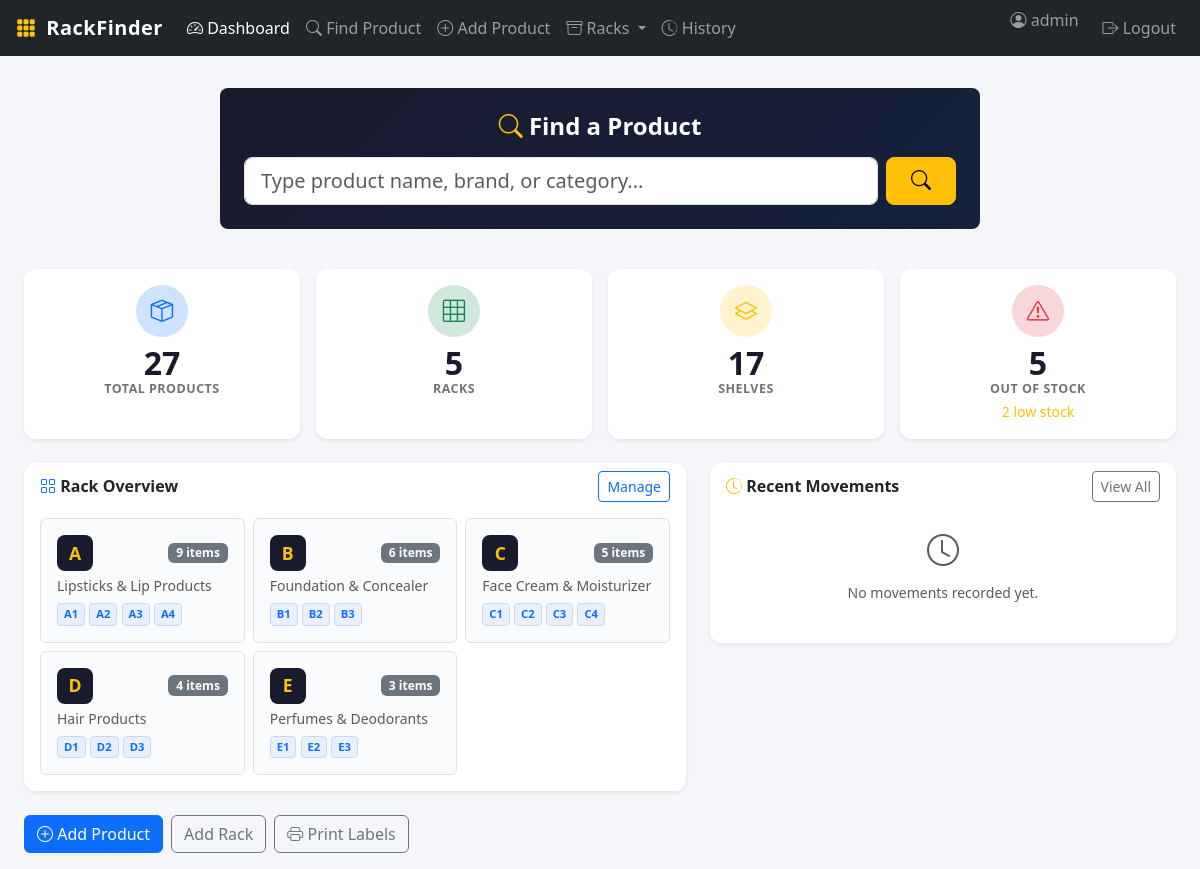
The app's page / (signed in) with its own data.
### racks/models.py (models this page shows, shortened)
class Rack(models.Model):
    name = models.CharField(max_length=10, unique=True, help_text="e.g. A, B, C")
    category = models.CharField(max_length=100, blank=True, help_text="e.g. Lipsticks, Foundations")
    description = models.TextField(blank=True)
    created_at = models.DateTimeField(auto_now_add=True)
    class Meta:
        ordering = ['name']
    @property
    def product_count(self):
        return self.products.count()

class Shelf(models.Model):
    rack = models.ForeignKey(Rack, on_delete=models.CASCADE, related_name='shelves')
    code = models.CharField(max_length=10, help_text="e.g. A1, A2")
    description = models.CharField(max_length=200, blank=True)
    created_at = models.DateTimeField(auto_now_add=True)
    class Meta:
        ordering = ['code']
        unique_together = ['rack', 'code']

### products/views.py (the view)
# urls.py: path('', views.dashboard, name='dashboard'),
@login_required
def dashboard(request):
    total_products = Product.objects.count()
    total_racks = Rack.objects.count()
    total_shelves = Shelf.objects.count()
    low_stock = Product.objects.filter(quantity__lte=3, quantity__gt=0).count()
    out_of_stock = Product.objects.filter(quantity=0).count()
    recent_movements = MovementLog.objects.select_related('product').order_by('-moved_at')[:8]
    racks = Rack.objects.prefetch_related('shelves', 'products').all()
    return render(request, 'dashboard.html', {
        'total_products': total_products,
        'total_racks': total_racks,
        'total_shelves': total_shelves,
        'low_stock': low_stock,
        'out_of_stock': out_of_stock,
        'recent_movements': recent_movements,
        'racks': racks,
    })

### templates/dashboard.html (shortened to what this page needs)
{% extends "base.html" %}
{% block content %}
<div class="row justify-content-center my-3">
    <div class="col-lg-8">
        <div class="search-hero p-4 rounded-3 bg-dark text-white text-center mb-4">
            <h4 class="mb-3 fw-bold">
                <i class="bi bi-search text-warning"></i> Find a Product
            </h4>
            <form action="{% url 'search' %}" method="get" class="d-flex gap-2">
                <input type="text" name="q" id="dashSearch"
                       class="form-control form-control-lg"
                       placeholder="Type product name, brand, or category..."
                       autocomplete="off">
                <button type="submit" class="btn btn-warning btn-lg px-4 fw-bold">
                    <i class="bi bi-search"></i>
                </button>
            </form>
        </div>
    </div>
</div>
<div class="row g-3 mb-4">
    <div class="col-6 col-md-3">
        <div class="stat-card card border-0 shadow-sm h-100">
            <div class="card-body text-center">
                <div class="stat-icon bg-primary-subtle text-primary rounded-circle mx-auto mb-2">
                    <i class="bi bi-box-seam"></i>
                </div>
                <div class="stat-number">{{ total_products }}</div>
                <div class="stat-label">Total Products</div>
            </div>
        </div>
    </div>
    <div class="col-6 col-md-3">
        <div class="stat-card card border-0 shadow-sm h-100">
            <div class="card-body text-center">
                <div class="stat-icon bg-success-subtle text-success rounded-circle mx-auto mb-2">
                    <i class="bi bi-grid-3x3"></i>
                </div>
                <div class="stat-number">{{ total_racks }}</div>
                <div class="stat-label">Racks</div>
            </div>
        </div>
    </div>
    <div class="col-6 col-md-3">
        <div class="stat-card card border-0 shadow-sm h-100">
            <div class="card-body text-center">
                <div class="stat-icon bg-warning-subtle text-warning rounded-circle mx-auto mb-2">
                    <i class="bi bi-layers"></i>
                </div>
                <div class="stat-number">{{ total_shelves }}</div>
                <div class="stat-label">Shelves</div>
            </div>
        </div>
    </div>
    <div class="col-6 col-md-3">
        <div class="stat-card card border-0 shadow-sm h-100">
            <div class="card-body text-center">
                <div class="stat-icon bg-danger-subtle text-danger rounded-circle mx-auto mb-2">
                    <i class="bi bi-exclamation-triangle"></i>
                </div>
                <div class="stat-number">{{ out_of_stock }}</div>
                <div class="stat-label">Out of Stock</div>
                {% if low_stock > 0 %}
                <small class="text-warning">{{ low_stock }} low stock</small>
                {% endif %}
            </div>
        </div>
    </div>
</div>
<div class="row g-4">
    <div class="col-lg-7">
        <div class="card border-0 shadow-sm">
            <div class="card-header bg-white border-0 pb-0 d-flex justify-content-between align-items-center">
                <h6 class="fw-bold mb-0"><i class="bi bi-grid text-primary"></i> Rack Overview</h6>
                <a href="{% url 'rack_list' %}" class="btn btn-sm btn-outline-primary">Manage</a>
            </div>
            <div class="card-body">
                {% if racks %}
                <div class="row g-2">
                    {% for rack in racks %}
                    <div class="col-6 col-md-4">
                        <div class="rack-mini-card p-3 rounded-2 border">
                            <div class="d-flex align-items-center justify-content-between mb-1">
                                <span class="rack-badge">{{ rack.name }}</span>
                                <span class="badge bg-secondary">{{ rack.product_count }} items</span>
                            </div>
                            {% if rack.category %}
                            <small class="text-muted d-block">{{ rack.category }}</small>
                            {% endif %}
                            <div class="mt-1">
                                {% for shelf in rack.shelves.all %}
                                <span class="shelf-chip">{{ shelf.code }}</span>
                                {% endfor %}
                            </div>
                        </div>
                    </div>
                    {% endfor %}
                </div>
                {% else %}
                <div class="text-center py-4 text-muted">
                    <i class="bi bi-grid" style="font-size:2rem;"></i>
                    <p class="mt-2">No racks yet. <a href="{% url 'rack_add' %}">Add your first rack</a></p>
                </div>
                {% endif %}
            </div>
        </div>
    </div>
    <div class="col-lg-5">
        <div class="card border-0 shadow-sm">
            <div class="card-header bg-white border-0 pb-0 d-flex justify-content-between align-items-center">
                <h6 class="fw-bold mb-0"><i class="bi bi-clock-history text-warning"></i> Recent Movements</h6>
                <a href="{% url 'movement_history' %}" class="btn btn-sm btn-outline-secondary">View All</a>
            </div>
            <div class="card-body p-0">
                {% if recent_movements %}
                <ul class="list-group list-group-flush">
                    {% for m in recent_movements %}
                    <li class="list-group-item px-3 py-2">
                        <div class="d-flex justify-content-between align-items-start">
                            <div>
                                <a href="{% url 'product_detail' m.product.pk %}" class="fw-semibold text-decoration-none text-dark">
                                    {{ m.product.brand }} {{ m.product.name|truncatechars:22 }}
                                </a>
                                <div class="small text-muted">
                                    {% if m.from_shelf %}
                                        <span class="text-danger">{{ m.from_shelf }}</span>
                                        <i class="bi bi-arrow-right mx-1"></i>
                                    {% endif %}
                                    <span class="text-success">{{ m.to_shelf|default:m.to_rack }}</span>
                                </div>
                            </div>
                            <small class="text-muted text-nowrap ms-2">{{ m.moved_at|timesince }} ago</small>
                        </div>
                    </li>
                    {% endfor %}
                </ul>
                {% else %}
                <div class="text-center py-4 text-muted">
                    <i class="bi bi-clock" style="font-size:2rem;"></i>
                    <p class="mt-2 small">No movements recorded yet.</p>
                </div>
                {% endif %}
            </div>
        </div>
    </div>
</div>
<div class="row g-2 mt-3">
    <div class="col-auto">
        <a href="{% url 'product_add' %}" class="btn btn-primary">
            <i class="bi bi-plus-circle"></i> Add Product
        </a>
    </div>
    <div class="col-auto">
        <a href="{% url 'rack_add' %}" class="btn btn-outline-secondary">
             Add Rack
        </a>
    </div>
    <div class="col-auto">
        <a href="{% url 'label_generator' %}" class="btn btn-outline-secondary">
            <i class="bi bi-printer"></i> Print Labels
        </a>
    </div>
</div>
{% endblock %}

### templates/base.html (shortened to what this page needs)
<!DOCTYPE html>
<html lang="en">
<head>
    <link rel="stylesheet" href="https://cdn.jsdelivr.net/npm/bootstrap@5.3.2/dist/css/bootstrap.min.css">
    <link rel="stylesheet" href="https://cdn.jsdelivr.net/npm/bootstrap-icons@1.11.3/font/bootstrap-icons.min.css">
    {% load static %}
    <link rel="stylesheet" href="{% static 'css/style.css' %}">
</head>
<body>
<nav class="navbar navbar-expand-lg navbar-dark bg-dark px-3">
    <a class="navbar-brand fw-bold" href="{% url 'dashboard' %}">
        <i class="bi bi-grid-3x3-gap-fill text-warning me-1"></i> RackFinder
    </a>
    <div class="collapse navbar-collapse" id="navMain">
        <ul class="navbar-nav me-auto">
            <li class="nav-item">
                <a class="nav-link {% if request.resolver_match.url_name == 'dashboard' %}active{% endif %}"
                   href="{% url 'dashboard' %}">
                    <i class="bi bi-speedometer2"></i> Dashboard
                </a>
            </li>
            <li class="nav-item">
                <a class="nav-link {% if request.resolver_match.url_name == 'search' %}active{% endif %}"
                   href="{% url 'search' %}">
                    <i class="bi bi-search"></i> Find Product
                </a>
            </li>
            <li class="nav-item">
                <a class="nav-link {% if request.resolver_match.url_name == 'product_add' %}active{% endif %}"
                   href="{% url 'product_add' %}">
                    <i class="bi bi-plus-circle"></i> Add Product
                </a>
            </li>
            <li class="nav-item dropdown">
                <a class="nav-link dropdown-toggle" href="#" data-bs-toggle="dropdown">
                    <i class="bi bi-archive"></i> Racks
                </a>
            </li>
            <li class="nav-item">
                <a class="nav-link {% if request.resolver_match.url_name == 'movement_history' %}active{% endif %}"
                   href="{% url 'movement_history' %}">
                    <i class="bi bi-clock-history"></i> History
                </a>
            </li>
        </ul>
        <ul class="navbar-nav ms-auto">
            <li class="nav-item">
                <span class="navbar-text me-3">
                    <i class="bi bi-person-circle"></i> {{ request.user.username }}
                </span>
            </li>
            <li class="nav-item">
                <a class="nav-link" href="{% url 'logout' %}">
                    <i class="bi bi-box-arrow-right"></i> Logout
                </a>
            </li>
        </ul>
    </div>
</nav>
<div class="container-fluid px-4 py-3">
    {% block content %}{% endblock %}
</div>
{% load static %}
</body>
</html>

### static/css/style.css (style rules this page uses)
:root { --primary: #0d6efd; --warning: #ffc107; --rack-bg: #1a1a2e; }
body { background-color: #f4f6f9; font-family: 'Segoe UI', system-ui, sans-serif; }
.navbar-brand { font-size: 1.25rem; letter-spacing: 0.5px; }
.stat-card { border-radius: 12px; transition: transform 0.15s ease, box-shadow 0.15s ease; }
.stat-icon { width: 52px; height: 52px; display: flex; align-items: center; justify-content: center; font-size: 1.4rem; border-radius: 50%; }
.stat-number { font-size: 2rem; font-weight: 800; line-height: 1.1; color: #1a1a2e; }
.stat-label { font-size: 0.78rem; text-transform: uppercase; letter-spacing: 0.5px; color: #6c757d; font-weight: 600; }
.search-hero { background: linear-gradient(135deg, #1a1a2e 0%, #16213e 100%) !important; position: relative; }
.rack-badge { display: inline-flex; align-items: center; justify-content: center; width: 36px; height: 36px; background: #1a1a2e; color: #ffc107; font-weight: 800; font-size: 1.1rem; border-radius: 8px; }
.shelf-chip { display: inline-block; background: #e8f0fe; color: #0d6efd; font-size: 0.7rem; font-weight: 700; padding: 2px 6px; border-radius: 4px; border: 1px solid #c8d9fc; }
.rack-mini-card { background: #fafbfc; border-color: #dee2e6 !important; transition: border-color 0.15s; }
.card { border-radius: 12px; }
.card-header { border-radius: 12px 12px 0 0 !important; }

### records on screen
Rack: name "A", product_count "9", category "Lipsticks & Lip Products"
Shelf: code "A1"
Shelf: code "A2"
Shelf: code "A3"
Shelf: code "A4"
Rack: name "B", product_count "6", category "Foundation & Concealer"
Shelf: code "B1"
Shelf: code "B2"
Shelf: code "B3"
Rack: name "C", product_count "5", category "Face Cream & Moisturizer"
Shelf: code "C1"
Shelf: code "C2"
Shelf: code "C3"
Shelf: code "C4"
Rack: name "D", product_count "4", category "Hair Products"
Shelf: code "D1"
Shelf: code "D2"
Shelf: code "D3"
Rack: name "E", product_count "3", category "Perfumes & Deodorants"
Shelf: code "E1"
Shelf: code "E2"
Shelf: code "E3"

### other values on screen
{{ request.user.username }} "admin"
{{ total_products }} "27"
{{ total_racks }} "5"
{{ total_shelves }} "17"
{{ out_of_stock }} "5"
{{ low_stock }} "2"
